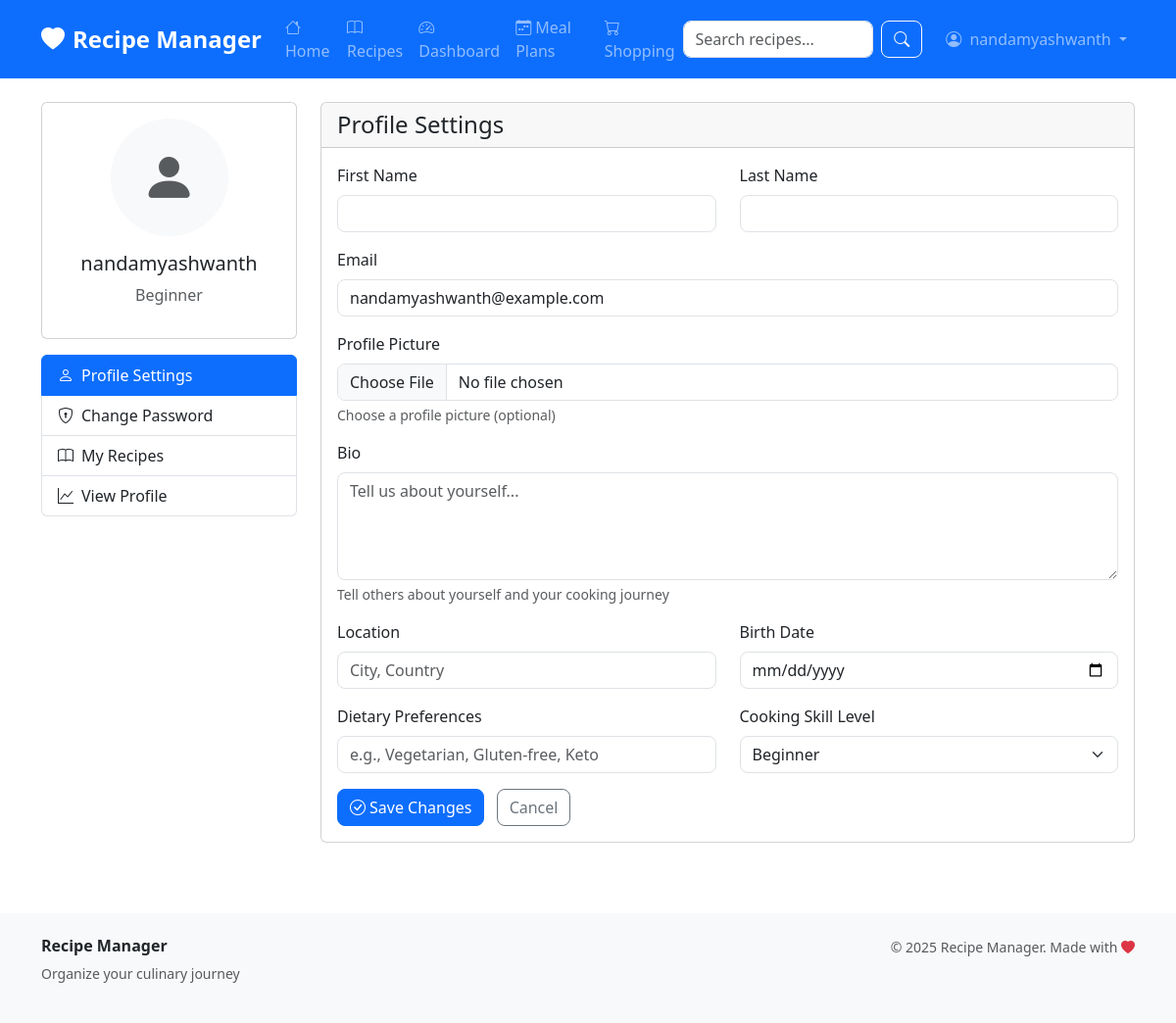
Page /users/profile/ (signed in) on the committed database.
### apps/users/models.py (models this page shows, shortened)
class User(AbstractUser):
    email = models.EmailField(unique=True)
    first_name = models.CharField(max_length=30)
    last_name = models.CharField(max_length=30)
    avatar = models.ImageField(upload_to='avatars/', blank=True, null=True)
    bio = models.TextField(max_length=500, blank=True)
    location = models.CharField(max_length=100, blank=True)
    birth_date = models.DateField(null=True, blank=True)
    dietary_preferences = models.CharField(max_length=200, blank=True)
    cooking_skill_level = models.CharField(
        max_length=20,
        choices=[
            ('beginner', 'Beginner'),
            ('intermediate', 'Intermediate'),
            ('advanced', 'Advanced'),
            ('expert', 'Expert'),
        ],
        default='beginner'
    )

### apps/users/views.py (the view, shortened to what this page needs)
# urls.py: path('profile/', views.ProfileView.as_view(), name='profile'),
class ProfileView(LoginRequiredMixin, UpdateView):
    model = User
    form_class = UserProfileForm
    template_name = 'users/profile.html'
    success_url = reverse_lazy('users:profile')
    def get_object(self):
        return self.request.user

### apps/users/forms.py (shortened to what this page needs)
class UserProfileForm(forms.ModelForm):
    class Meta:
        model = User
        fields = [
            'first_name', 'last_name', 'email', 'avatar', 'bio',
            'location', 'birth_date', 'dietary_preferences', 'cooking_skill_level'
        ]
        widgets = {
            'first_name': forms.TextInput(attrs={'class': 'form-control'}),
            'last_name': forms.TextInput(attrs={'class': 'form-control'}),
            'email': forms.EmailInput(attrs={'class': 'form-control'}),
            'avatar': forms.FileInput(attrs={'class': 'form-control', 'accept': 'image/*'}),
            'bio': forms.Textarea(attrs={'class': 'form-control', 'rows': 4, 'placeholder': 'Tell us about yourself...'}),
            'location': forms.TextInput(attrs={'class': 'form-control', 'placeholder': 'City, Country'}),
            'birth_date': forms.DateInput(attrs={'type': 'date', 'class': 'form-control'}),
            'dietary_preferences': forms.TextInput(attrs={
                'class': 'form-control',
                'placeholder': 'e.g., Vegetarian, Gluten-free, Keto'
            }),
            'cooking_skill_level': forms.Select(attrs={'class': 'form-select'}),
        }

### templates/users/profile.html (shortened to what this page needs)
{% extends 'base.html' %}
{% load static %}
{% block content %}
<div class="container">
    <div class="row">
        <div class="col-md-3">
            <div class="card">
                <div class="card-body text-center">
                    {% if user.avatar %}
                        <img src="{{ user.avatar.url }}" alt="Avatar" class="rounded-circle mb-3" width="120" height="120" style="object-fit: cover;">
                    {% else %}
                        <div class="bg-light rounded-circle mx-auto mb-3 d-flex align-items-center justify-content-center" style="width: 120px; height: 120px;">
                            <i class="bi bi-person-fill display-4 text-muted"></i>
                        </div>
                    {% endif %}
                    <h5>{{ user.get_full_name|default:user.username }}</h5>
                    <p class="text-muted">{{ user.get_cooking_skill_level_display }}</p>
                </div>
            </div>
            <div class="list-group mt-3">
                <a href="{% url 'users:profile' %}" class="list-group-item list-group-item-action active">
                    <i class="bi bi-person me-2"></i>Profile Settings
                </a>
                <a href="{% url 'users:password_change' %}" class="list-group-item list-group-item-action">
                    <i class="bi bi-shield-lock me-2"></i>Change Password
                </a>
                <a href="{% url 'recipes:my_recipes' %}" class="list-group-item list-group-item-action">
                    <i class="bi bi-book me-2"></i>My Recipes
                </a>
                <a href="{% url 'users:profile_detail' %}" class="list-group-item list-group-item-action">
                    <i class="bi bi-graph-up me-2"></i>View Profile
                </a>
            </div>
        </div>
        <div class="col-md-9">
            <div class="card">
                <div class="card-header">
                    <h4 class="mb-0">Profile Settings</h4>
                </div>
                <div class="card-body">
                    <form method="post" enctype="multipart/form-data">
                        <div class="row">
                            <div class="col-md-6 mb-3">
                                <label for="{{ form.first_name.id_for_label }}" class="form-label">First Name</label>
                                {{ form.first_name }}
                            </div>
                            <div class="col-md-6 mb-3">
                                <label for="{{ form.last_name.id_for_label }}" class="form-label">Last Name</label>
                                {{ form.last_name }}
                            </div>
                        </div>
                        <div class="mb-3">
                            <label for="{{ form.email.id_for_label }}" class="form-label">Email</label>
                            {{ form.email }}
                        </div>
                        <div class="mb-3">
                            <label for="{{ form.avatar.id_for_label }}" class="form-label">Profile Picture</label>
                            {{ form.avatar }}
                            <div class="form-text">Choose a profile picture (optional)</div>
                        </div>
                        <div class="mb-3">
                            <label for="{{ form.bio.id_for_label }}" class="form-label">Bio</label>
                            {{ form.bio }}
                            <div class="form-text">Tell others about yourself and your cooking journey</div>
                        </div>
                        <div class="row">
                            <div class="col-md-6 mb-3">
                                <label for="{{ form.location.id_for_label }}" class="form-label">Location</label>
                                {{ form.location }}
                            </div>
                            <div class="col-md-6 mb-3">
                                <label for="{{ form.birth_date.id_for_label }}" class="form-label">Birth Date</label>
                                {{ form.birth_date }}
                            </div>
                        </div>
                        <div class="row">
                            <div class="col-md-6 mb-3">
                                <label for="{{ form.dietary_preferences.id_for_label }}" class="form-label">Dietary Preferences</label>
                                {{ form.dietary_preferences }}
                            </div>
                            <div class="col-md-6 mb-3">
                                <label for="{{ form.cooking_skill_level.id_for_label }}" class="form-label">Cooking Skill Level</label>
                                {{ form.cooking_skill_level }}
                            </div>
                        </div>
                        <button type="submit" class="btn btn-primary">
                            <i class="bi bi-check-circle me-1"></i>Save Changes
                        </button>
                        <a href="{% url 'core:dashboard' %}" class="btn btn-outline-secondary ms-2">Cancel</a>
                    </form>
                </div>
            </div>
        </div>
    </div>
</div>
{% endblock %}

### templates/base.html (shortened to what this page needs)
<!DOCTYPE html>
<html lang="en">
<head>
    <link href="https://cdn.jsdelivr.net/npm/bootstrap@5.3.0/dist/css/bootstrap.min.css" rel="stylesheet">
    <link rel="stylesheet" href="https://cdn.jsdelivr.net/npm/bootstrap-icons@1.11.0/font/bootstrap-icons.css">
    {% load static %}
    <link rel="stylesheet" href="{% static 'css/style.css' %}">
</head>
<body>
    <nav class="navbar navbar-expand-lg navbar-dark bg-primary">
        <div class="container">
            <a class="navbar-brand fw-bold" href="{% url 'core:home' %}">
                <i class="bi bi-heart-fill me-2"></i>Recipe Manager
            </a>
            <div class="collapse navbar-collapse" id="navbarNav">
                <ul class="navbar-nav me-auto">
                    <li class="nav-item">
                        <a class="nav-link" href="{% url 'core:home' %}">
                            <i class="bi bi-house me-1"></i>Home
                        </a>
                    </li>
                    <li class="nav-item">
                        <a class="nav-link" href="{% url 'recipes:list' %}">
                            <i class="bi bi-book me-1"></i>Recipes
                        </a>
                    </li>
                    {% if user.is_authenticated %}
                    <li class="nav-item">
                        <a class="nav-link" href="{% url 'core:dashboard' %}">
                            <i class="bi bi-speedometer2 me-1"></i>Dashboard
                        </a>
                    </li>
                    <li class="nav-item">
                        <a class="nav-link" href="{% url 'meal_planning:calendar' %}">
                            <i class="bi bi-calendar-week me-1"></i>Meal Plans
                        </a>
                    </li>
                    <li class="nav-item">
                        <a class="nav-link" href="{% url 'shopping:lists' %}">
                            <i class="bi bi-cart me-1"></i>Shopping
                        </a>
                    </li>
                    {% endif %}
                </ul>
                <form class="d-flex me-3" method="GET" action="{% url 'recipes:list' %}">
                    <input class="form-control me-2" type="search" name="search" placeholder="Search recipes..."
                           value="{{ request.GET.search }}">
                    <button class="btn btn-outline-light" type="submit">
                        <i class="bi bi-search"></i>
                    </button>
                </form>
                <ul class="navbar-nav">
                    {% if user.is_authenticated %}
                        <li class="nav-item dropdown">
                            <a class="nav-link dropdown-toggle" href="#" role="button" data-bs-toggle="dropdown">
                                {% if user.avatar %}
                                    <img src="{{ user.avatar.url }}" alt="Avatar" class="rounded-circle me-1" width="24" height="24">
                                {% else %}
                                    <i class="bi bi-person-circle me-1"></i>
                                {% endif %}
                                {{ user.first_name|default:user.username }}
                            </a>
                        </li>
                    {% endif %}
                </ul>
            </div>
        </div>
    </nav>
    <main class="py-4">
        {% block content %}{% endblock %}
    </main>
    <footer class="bg-light py-4 mt-5">
        <div class="container">
            <div class="row">
                <div class="col-md-6">
                    <h6 class="fw-bold">Recipe Manager</h6>
                    <p class="text-muted small">Organize your culinary journey</p>
                </div>
                <div class="col-md-6 text-md-end">
                    <p class="text-muted small mb-0">
                        &copy; {% now "Y" %} Recipe Manager. Made with <i class="bi bi-heart-fill text-danger"></i>
                    </p>
                </div>
            </div>
        </div>
    </footer>
</body>
</html>

### static/css/style.css (style rules this page uses)
body { font-family: 'Segoe UI', Tahoma, Geneva, Verdana, sans-serif; }
.navbar-brand { font-size: 1.5rem; }
.card { transition: transform 0.2s ease-in-out; }
.btn { border-radius: 8px; }
.form-control, .form-select { border-radius: 8px; }

### rows in the picture
User: first_name "nandamyashwanth", get_full_name "nandamyashwanth", cooking_skill_level "Beginner", email "nandamyashwanth@example.com"
